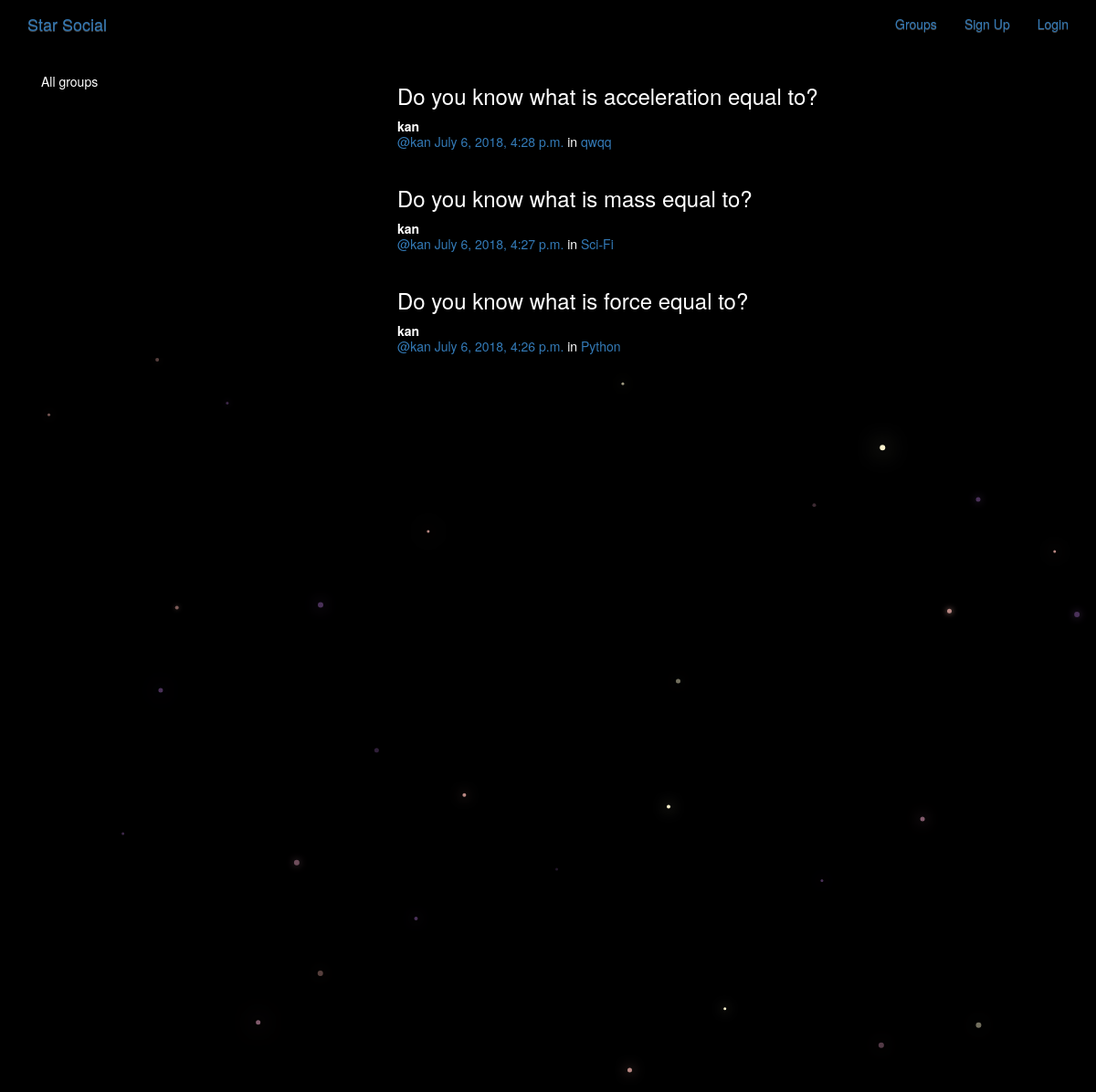
/posts/, run on the app's committed database.
### posts/models.py (models this page shows, shortened)
class Post(models.Model):
    user = models.ForeignKey(User, related_name='posts', on_delete=models.CASCADE)
    created_at = models.DateTimeField(auto_now=True)
    message = models.TextField()
    message_html = models.TextField(editable=False)
    group = models.ForeignKey(Group, related_name='posts', null=True,
                              blank=True, on_delete=models.CASCADE)
    class Meta:
        ordering = ["-created_at"]
        unique_together = ["user", "message"]  # this ensures user and message will be same for all objets

### groups/models.py (models this page shows, shortened)
class Group(models.Model):
    name = models.CharField(max_length=256, unique=True)
    slug = models.SlugField(unique=True, allow_unicode=True)
    description = models.TextField(blank=True, default='')
    description_html = models.TextField(editable=False, default='', blank=True)
    members = models.ManyToManyField(User, through="GroupMember")  # through is like related_name to a whole model
    class Meta:
        ordering = ['name']  # sort result by order of the name

### posts/views.py (the view)
class PostList(SelectRelatedMixin, generic.ListView):
    model = models.Post
    select_related = ("user", "group")

### posts/templates/posts/post_list.html (shortened to what this page needs)
{% extends "posts/post_base.html" %}
{% block prepost %}
<div class="col-md-4">
	<div class="card card-with-shadow">
		<div class="content">
			<h5 class="title">All groups</h5>
		</div>
	</div>
</div>
{% endblock %}
{% block post_content %}
<div class="col-md-8">
	{% for post in post_list %}
  {% include "posts/_post.html" %}
	{% endfor %}
</div>
{% endblock %}

### posts/templates/posts/_post.html (shortened to what this page needs)
<div class="post media">
	<h3>{{ post.message_html|safe }}</h3>
	<div class="media-body">
		<strong>{{ post.user.username }}</strong>
		<h5 class="media-heading">
			<span class="username"><a href="{% url 'posts:for_user' username=post.user.username %}">@{{ post.user.username }}</a></span>
			<time class="time"><a href="{% url 'posts:single' username=post.user.username pk=post.pk %}">{{ post.created_at }}</a></time>
			{% if post.group %}
			<span class="group-name">in <a href="#">{{ post.group.name }}</a></span>
			{% endif %}
		</h5>
	</div>
</div>

### static/simplesocial/css/master.css (style rules this page uses)
body { margin: 0; overflow: hidden; background-color: black; color:white; }

### data on the page
Post: message_html "Do you know what is acceleration equal to?", user.username "kan", created_at "July 6, 2018, 4:28 p.m.", group.name "qwqq"
Post: message_html "Do you know what is mass equal to?", user.username "kan", created_at "July 6, 2018, 4:27 p.m.", group.name "Sci-Fi"
Post: message_html "Do you know what is force equal to?", user.username "kan", created_at "July 6, 2018, 4:26 p.m.", group.name "Python"
